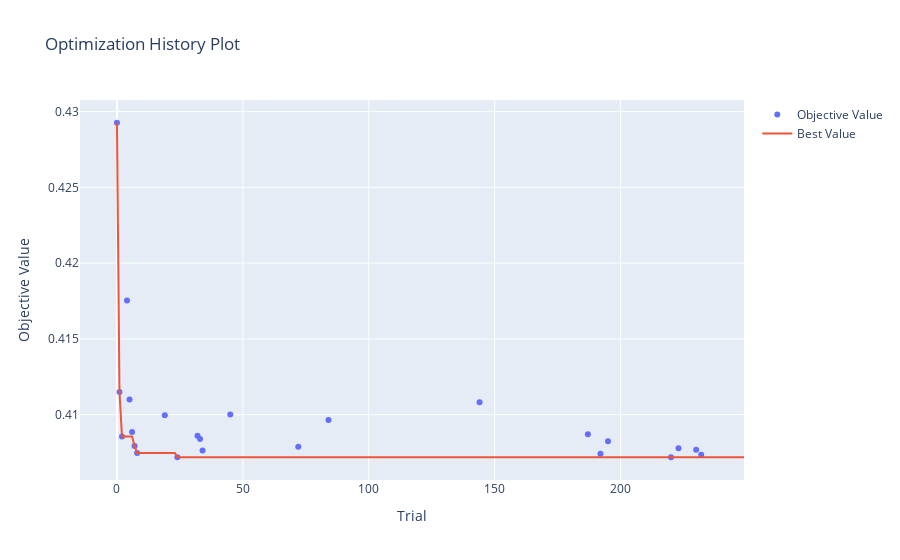

Notebook source saved alongside this figure:
### Code cell
ov.plot_optimization_history(GradientBoostingRegressor_study)

### Figure 1 — Plotly figure (JSON) as saved in the notebook; plotly's stock layout.template omitted (floating-point values rounded to 4 significant figures; data arrays with more than 128 entries replaced by an {"elided": "..."} marker saying what was removed)
{"data": [{"mode": "markers", "name": "Objective Value", "type": "scatter", "x": [0, 1, 2, 4, 5, 6, 7, 8, 19, 24, 32, 33, 34, 45, 72, 84, 144, 187, 192, 195, 220, 223, 230, 232], "y": [0.4293, 0.4115, 0.4086, 0.4175, 0.411, 0.4089, 0.4079, 0.4075, 0.41, 0.4072, 0.4086, 0.4084, 0.4076, 0.41, 0.4079, 0.4097, 0.4108, 0.4087, 0.4074, 0.4083, 0.4072, 0.4078, 0.4077, 0.4073]}, {"mode": "lines", "name": "Best Value", "type": "scatter", "x": {"elided": "250 int values"}, "y": {"elided": "250 float values"}}, {"marker": {"color": "#cccccc"}, "mode": "markers", "name": "Infeasible Trial", "showlegend": false, "type": "scatter", "x": [], "y": []}], "layout": {"title": {"text": "Optimization History Plot"}, "xaxis": {"title": {"text": "Trial"}}, "yaxis": {"title": {"text": "Objective Value"}}}}
